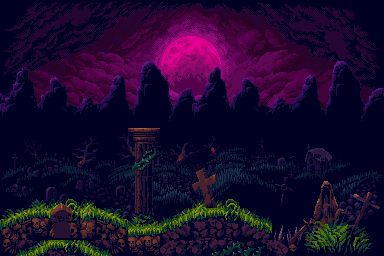

Tiled map render using the project's own tile images. Description and the whole map definition, tile-layer contents included, below:
An orthogonal 24x16 tile map with 16x16 px tiles, 3 tile layers (background, ground, object), 3 tilesets.

<map version="1.2" tiledversion="1.2.4" orientation="orthogonal" renderorder="right-down" width="24" height="16" tilewidth="16" tileheight="16" infinite="0" nextlayerid="9" nextobjectid="1">
 <tileset firstgid="1" source="background.tsx" />
 <tileset firstgid="15" source="ground.tsx" />
 <tileset firstgid="295" source="objeect.tsx" />
 <layer id="5" name="background" width="24" height="16">
  <properties>
   <property name="unity:SortingLayer" value="Background" />
  </properties>
  <data encoding="csv">
0,0,0,0,0,0,0,0,0,0,0,0,0,0,0,0,0,0,0,0,0,0,0,0,
0,0,0,0,0,0,0,0,0,0,0,0,0,0,0,0,0,0,0,0,0,0,0,0,
0,0,0,0,0,0,0,0,0,0,0,0,0,0,0,0,0,0,0,0,0,0,0,0,
0,0,0,0,0,0,0,0,0,0,0,0,0,0,0,0,0,0,0,0,0,0,0,0,
0,0,0,0,0,0,0,0,0,0,0,0,0,0,0,0,0,0,0,0,0,0,0,0,
0,0,0,0,0,0,0,0,0,0,0,0,0,0,0,0,0,0,0,0,0,0,0,0,
0,0,0,0,0,0,0,0,0,0,0,0,0,0,0,0,0,0,0,0,0,0,0,0,
0,0,0,0,0,0,0,0,0,0,0,0,0,0,0,0,0,0,0,0,0,0,0,0,
0,0,0,0,0,0,0,0,0,0,0,0,0,0,0,0,0,0,0,0,0,0,0,0,
0,0,0,0,0,0,0,0,0,0,0,0,0,0,0,0,0,0,0,0,0,0,0,0,
0,0,0,0,0,0,0,0,0,0,0,0,0,0,0,0,0,0,0,0,0,0,0,0,
0,0,0,0,0,0,0,0,0,0,0,0,0,0,0,0,0,0,0,0,0,0,0,0,
0,0,0,0,0,0,0,0,0,0,0,0,0,0,0,0,0,0,0,0,0,0,0,0,
1,0,0,0,0,0,0,0,0,0,0,0,0,0,0,0,0,0,0,0,0,0,0,0,
5,0,0,0,0,0,0,0,0,0,0,0,5,0,0,0,0,0,0,0,0,0,0,0,
4,0,0,0,0,0,0,0,0,0,0,0,0,0,0,0,0,0,0,0,0,0,0,0
</data>
 </layer>
 <layer id="6" name="ground" width="24" height="16">
  <properties>
   <property name="unity:SortingLayer" value="Background" />
  </properties>
  <data encoding="csv">
0,0,0,0,0,0,0,0,0,0,0,0,0,0,0,0,0,0,0,0,0,0,0,0,
0,0,0,0,0,0,0,0,0,0,0,0,0,0,0,0,0,0,0,0,0,0,0,0,
0,0,0,0,0,0,0,0,0,0,0,0,0,0,0,0,0,0,0,0,0,0,0,0,
0,0,0,0,0,0,0,0,0,0,0,0,0,0,0,0,0,0,0,0,0,0,0,0,
0,0,0,0,0,0,0,0,0,0,0,0,0,0,0,0,0,0,0,0,0,0,0,0,
0,0,0,0,0,0,0,0,0,0,0,0,0,0,0,0,0,0,0,0,0,0,0,0,
0,0,0,0,0,0,0,0,0,0,0,0,0,0,0,0,0,0,0,0,0,0,0,0,
0,0,0,0,0,0,0,0,0,0,0,0,0,0,0,0,0,0,0,0,0,0,0,0,
0,0,0,0,0,0,0,0,113,114,0,0,0,0,0,0,0,0,0,0,0,0,0,0,
0,0,0,0,0,0,0,0,143,144,0,0,0,0,0,0,0,0,0,0,0,0,0,0,
0,0,0,0,0,0,0,0,171,172,0,0,0,0,0,0,0,0,0,0,0,0,0,0,
0,0,0,0,0,0,0,0,141,142,0,0,0,0,0,0,0,0,0,0,0,0,0,0,
0,0,103,104,105,106,0,0,169,170,0,0,147,148,149,0,0,0,0,0,0,0,0,0,
128,129,131,132,133,134,138,139,197,198,173,174,175,176,177,178,179,0,0,0,0,0,0,0,
156,157,159,160,161,162,166,167,225,226,201,202,203,204,204,206,207,135,136,135,136,0,0,0,
184,90,91,92,93,94,95,195,253,254,229,230,231,232,233,234,235,236,164,163,164,0,0,0
</data>
 </layer>
 <layer id="7" name="object" width="24" height="16">
  <properties>
   <property name="unity:SortingLayer" value="Object" />
  </properties>
  <data encoding="csv">
0,0,0,0,0,0,0,0,0,0,0,0,0,0,0,0,0,0,0,0,0,0,0,0,
0,0,0,0,0,0,0,0,0,0,0,0,0,0,0,0,0,0,0,0,0,0,0,0,
0,0,0,0,0,0,0,0,0,0,0,0,0,0,0,0,0,0,0,0,0,0,0,0,
0,0,0,0,0,0,0,0,0,0,0,0,0,0,0,0,0,0,0,0,0,0,0,0,
0,0,0,0,0,0,0,0,0,0,0,0,0,0,0,0,0,0,0,0,0,0,0,0,
0,0,0,0,0,0,0,0,0,0,0,0,0,0,0,0,0,0,0,0,0,0,0,0,
0,0,0,0,0,0,0,0,0,0,0,0,0,0,0,0,0,0,0,0,0,0,0,0,
0,0,0,0,0,0,0,0,0,0,0,0,0,0,0,0,0,0,0,0,0,0,0,0,
0,0,0,0,0,0,0,0,0,0,0,0,0,0,0,0,0,0,0,0,0,0,0,0,
0,0,0,0,0,0,0,0,0,0,0,0,0,0,0,0,0,0,0,0,0,0,0,0,
0,0,0,0,0,0,0,0,0,0,0,0,0,0,0,0,0,0,0,0,0,0,0,0,
0,0,0,0,0,0,0,0,0,0,0,0,0,0,0,0,0,0,0,0,0,0,0,0,
0,0,0,0,0,0,0,0,0,0,0,0,299,0,0,0,0,0,0,0,0,0,0,0,
0,0,0,0,0,0,0,0,0,0,0,0,0,0,0,0,0,0,0,0,0,0,0,0,
0,0,0,298,0,0,0,0,0,0,0,0,0,0,0,0,0,0,0,0,0,0,0,0,
0,0,0,0,0,0,0,0,0,0,0,0,0,0,0,0,0,0,297,295,0,0,0,0
</data>
 </layer>
</map>
